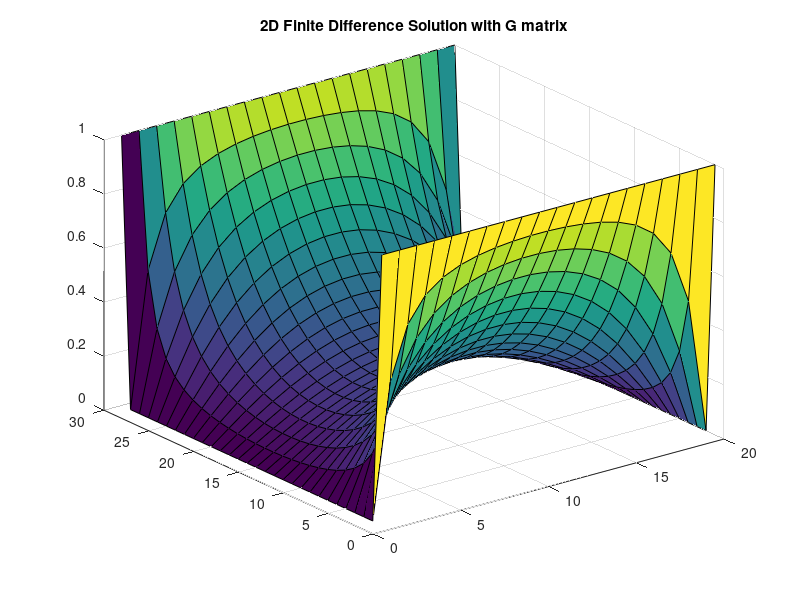
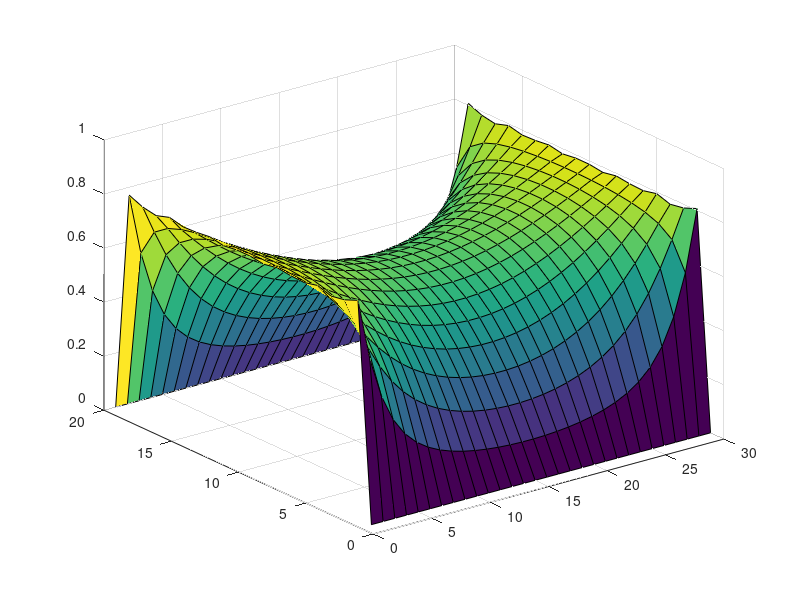
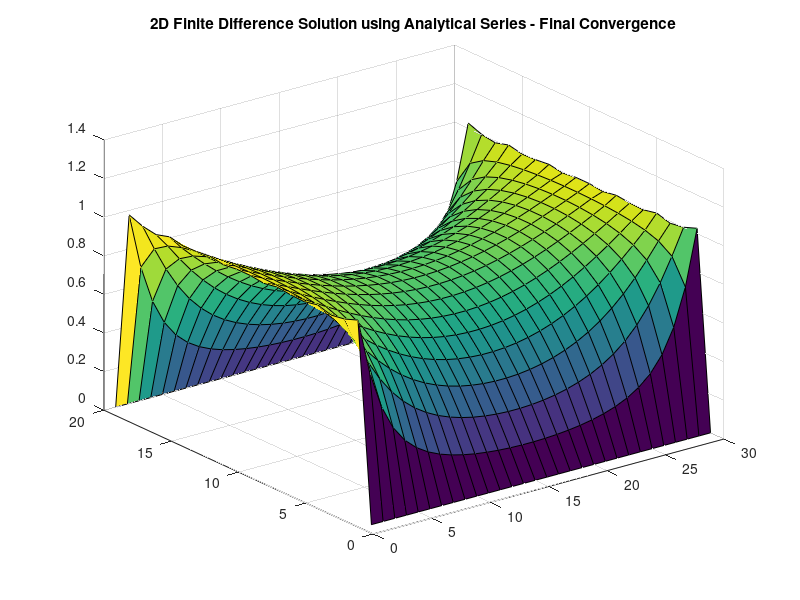

Reproduce these figures in MATLAB, in order.
%Part 1b - 2D solution with analytical solution comparison
%This code generates two solutions - one using the G matrix and one using
%the analytical equation. 

clear all

%constants
L = 30; %size of matrix in x
W = 20; %size of matrix in y
iter = 100; %number of iterations
V0 = 1; %initial velocity

%create initial matrices
G = sparse(L*W,L*W);
F = zeros(L*W,1);

%generate G matrix
for x = 1:L
    for y = 1:W
        
    %mapping equation
    n = y + (x-1) * W;

    %local mapping
    nxm = y+(x-2)*W;
    nxp = y+(x)*W;
    nym = (y-1)+(x-1)*W;
    nyp = (y+1)+(x-1)*W;

        if(x ==1)
            G(n,n) = 1;
            F(n) = 1;
        elseif (x==L)
            G(n,n) = 1;
            F(n) = 1;
        elseif (y ==1)
            G(n,n) = 1;
        elseif(y ==W)
            G(n,n) = 1;
        else
           G(n,nxm) = 1;
           G(n,n) = -4;
           G(n,nxp) = 1;
           G(n,nym) = 1;
           G(n,nyp) = 1;
        end
    end
end

V = G\F; %use G matrix to solve for V

%populate V matrix solution
for (x = 1:L)
    for (y = 1:W)
        n = y + (x-1) * W;
        VMatrix(x,y) = V(n);
    end
end

%plot g matrix solution
figure(1)
surf(VMatrix);
title('2D Finite Difference Solution with G matrix');

%analytical solution
a = L;
b = W/2;
x_a = linspace(-b,b,L);
y_a = linspace(0,a,W);

[X,Y] = meshgrid(x_a,y_a);
sum = zeros(size(X));

        for (n = 1:2:iter)
            %use analytical equation to find sum
            sum = sum + ((1/n)*((cosh((n*pi*X)/a))./(cosh((n*pi*b)/a))).*(sin((n*pi*Y)/a)));
            figure(2)
            surf(sum); %watch analytical solution converge
        end
       V_A = ((4*V0)/pi)*sum;
       
figure(3)
surf(V_A); %final analytical solution
title('2D Finite Difference Solution using Analytical Series - Final Convergence');
      




